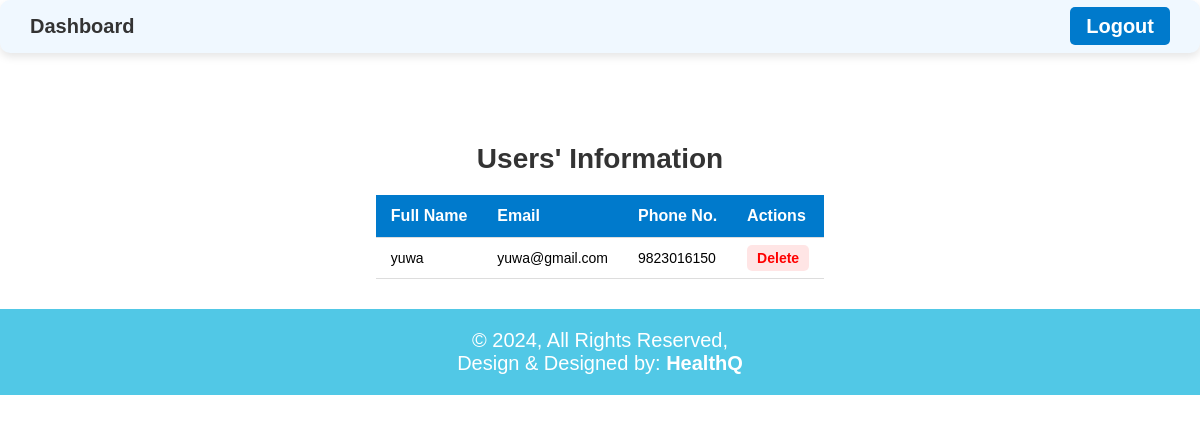
Screenshot of /viewuser.php with the database file from the repository.
### tables this page shows
CREATE TABLE `users` (
  `user_id` int(11) NOT NULL,
  `email` varchar(255) NOT NULL,
  `password` varchar(255) NOT NULL,
  `fullname` varchar(255) NOT NULL,
  `phone` varchar(15) DEFAULT NULL,
  `type` enum('user','admin','doctor') NOT NULL,
  `hospital_name` varchar(255) DEFAULT NULL
);

### viewuser.php (the view, shortened to what this page needs)
<?php
$servername = "localhost";
$username = "root";
$password = "";
$dbname = "healthq";
$conn = mysqli_connect($servername, $username, $password, $dbname);
$query = "SELECT fullname, email, phone
          FROM users
          WHERE type = 'user'";
$result = mysqli_query($conn, $query);
?>
<!doctype html>
<html lang="en">
<head>
    <link rel="stylesheet" href="view.css">
</head>
<body>
    <nav>
        <ul>
        <li><a href="admin_dashboard.php">Dashboard</a></li>
            <span class="login-container">
                <li><a href="logout.php">Logout</a></li>
            </span>
        </ul>
    </nav>
    <div class="container">
        <div class="info">
            <div class="appointments-table">
                <h2>Users' Information</h2>
                <div class="table-container">
                    <?php
                    if (mysqli_num_rows($result) > 0) {
                        echo "<table>
                                <tr>
                                    <th>Full Name</th>
                                    <th>Email</th>
                                    <th>Phone No.</th>
                                    <th>Actions</th>
                                </tr>";
                        while ($row = mysqli_fetch_assoc($result)) {
                            echo "<tr>
                                    <td>" . htmlspecialchars($row['fullname']) . "</td>
                                    <td>" . htmlspecialchars($row['email']) . "</td>
                                    <td>" . htmlspecialchars($row['phone']) . "</td>
                                    <td><a href='?delete_id=" . urlencode($row['email']) . "' class='delete-btn'>Delete</a></td>
                                  </tr>";
                        }
                        echo "</table>";
                    } else {
                        echo "<p>No users found.</p>";
                    }
                    ?>
                </div>
            </div>
        </div>
    </div>
    <footer>
        <p>&copy; 2024, All Rights Reserved,<br>Design &amp; Designed by: <b>HealthQ</b></p>
    </footer>
</body>
</html>

### view.css (style rules this page uses)
* { margin: 0; padding: 0; box-sizing: border-box; font-family: Arial, sans-serif; }
nav { background-color: #f0f8ff; padding: 15px; box-shadow: 0 4px 8px rgba(0, 0, 0, 0.1); border-radius: 10px; position: sticky; top: 0; width: 100%; display: flex; align-items: center; justify-content: space-between; }
nav ul { display: flex; align-items: center; list-style: none; flex: 1; }
nav ul li { margin: 0 15px; font-size: 20px; font-weight: 600; color: #333; transition: color 0.3s ease, transform 0.3s ease; }
nav ul li a { text-decoration: none; color: #333; }
.login-container { margin-left: auto; }
.login-container a { font-size: 20px; font-weight: 600; color: #fff; padding: 8px 16px; background-color: #007acc; border-radius: 5px; transition: background-color 0.3s ease, transform 0.3s ease; }
footer { background-color: #51c8e6; padding: 20px; text-align: center; color: #fff; font-size: 20px; }
.container { display: flex; justify-content: center; padding: 30px; margin-top: 60px; }
.info { display: flex; gap: 20px; flex-wrap: wrap; }
.appointments-table h2 { text-align: center; color: #333; margin-bottom: 20px; font-size: 28px; }
.table-container table { width: 100%; border-collapse: collapse; margin-top: 20px; }
.table-container th, .table-container td { padding: 12px 15px; text-align: left; border-bottom: 1px solid #ddd; }
.table-container th { background-color: #007acc; color: white; font-size: 16px; }
.table-container td { font-size: 14px; }
.table-container td a { color: red; font-size: 14px; font-weight: 600; text-decoration: none; padding: 5px 10px; border-radius: 5px; background-color: rgba(255, 0, 0, 0.1); transition: background-color 0.3s ease, transform 0.3s ease; }

### rows the page displays
users: fullname "yuwa", email "yuwa@gmail.com", phone "9823016150"
